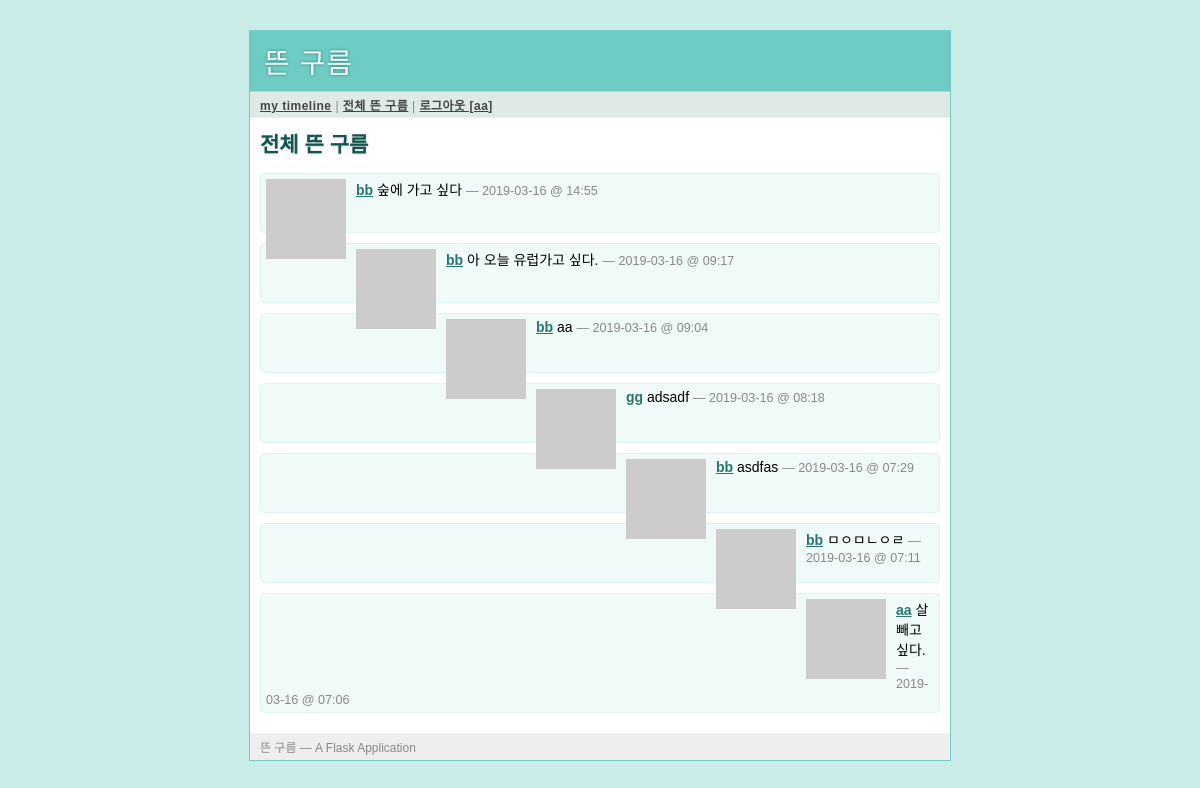
Page /public (signed in) on the committed database.
### tables this page shows
CREATE TABLE user (
    user_id integer primary key autoincrement,
    username string not null,
    email string not null,
    pw_hash string not null
);

CREATE TABLE message (
    message_id integer primary key autoincrement,
    author_id integer not null,
    text string not null,
    pub_date integer
);

### minitwit.py (the view)
@app.route('/public')
def public_timeline():
    return render_template('timeline.html', messages=query_db('''
        select message.*, user.*
          from message, user
         where message.author_id = user.user_id
         order by message.pub_date desc limit ?''', [PER_PAGE]))

### minitwit.py (called while the page is built)
def connect_db():
    return sqlite3.connect(app.config['DATABASE'])

def query_db(query, args=(), one=False):
    cur = g.db.execute(query, args)
    rv = [dict((cur.description[idx][0], value)
                for idx, value in enumerate(row)) for row in cur.fetchall()]
    return (rv[0] if rv else None) if one else rv

def format_datetime(timestamp):
    return datetime.utcfromtimestamp(timestamp).strftime('%Y-%m-%d @ %H:%M')

def gravatar_url(email, size=80):
    return 'http://www.gravatar.com/avatar/%s?d=identicon&s=%d' % \
        (md5(email.strip().lower().encode('utf-8')).hexdigest(), size)

@app.before_request
def before_request():
    g.db = connect_db() # DB 연결.
    g.user = None
    if 'user_id' in session:
        g.user = query_db('select * from user where user_id = ?',
                            [session['user_id']], one=True)

@app.teardown_request
def teardown_request(exception):
    if hasattr(g, 'db'):
        g.db.close()

### templates/timeline.html (shortened to what this page needs)
{%extends "layout.html" %}
{% block title %}
{% if request.endpoint == 'public_timeline' %}
    전체 뜬 구름
{% elif request.endpoint == 'user_timeline' %}
    {{ profile_user.username }}님의 뜬 구름
{% else %}
    My Timeline
{% endif %}
{% endblock %}
{% block body %}
<h2>{{ self.title() }}</h2>
    <ul class=messages>
        {% for message in messages %}
        <li>
            <img src="{{ message.email|gravatar(size=48)}}">
            <p>
                <strong><a href="{{ url_for('user_timeline', username=message.username) }}">
                            {{ message.username }}</a></strong>
                {{ message.text }}
                <small>&mdash; {{ message.pub_date|datetimeformat }}</small>
                {% else %}
            </p>
        </li>
        <li>
            <em>당신의 뜬 구름이 없습니다.</em>
        {% endfor %}
        </li>
    </ul>
{% endblock %}

### templates/layout.html (shortened to what this page needs)
<!DOCTYPE html>
<link rel=stylesheet type="text/css" href="{{ url_for('static', filename='style.css') }}">
<div class=page>
    <h1>뜬 구름</h1>
    <div class=navigation>
        {% if g.user %}
            <a href="{{ url_for('timeline') }}">my timeline</a> |
            <a href="{{ url_for('public_timeline') }}">전체 뜬 구름</a> |
            <a href="{{ url_for('logout') }}">로그아웃 [{{ g.user.username }}]</a>
        {% else %}
            <a href="{{ url_for('public_timeline') }}">public_timeline</a> |
            <a href="{{ url_for('register') }}">회원 가입</a> |
            <a href="{{ url_for('login') }}">로그인</a>
        {% endif %}
    </div>
    <div class=body>
        {% block body %}{% endblock %}
    </div>
    <div class=footer>
        뜬 구름 &mdash; A Flask Application
    </div>
</div>

### static/style.css (style rules this page uses)
a { color: #26776F; }
div.page { background: white; border: 1px solid #6ECCC4; width: 700px; margin: 30px auto; }
div.page h1 { background: #6ECCC4; margin: 0; padding: 10px 14px; color: white; letter-spacing: 1px; text-shadow: 0 0 3px #24776F; font-weight: normal; }
div.page div.navigation { background: #DEE9E8; padding: 4px 10px; border-top: 1px solid #ccc; border-bottom: 1px solid #eee; color: #888; font-size: 12px; letter-spacing: 0.5px; }
div.page div.navigation a { color: #444; font-weight: bold; }
div.page h2 { margin: 0 0 15px 0; color: #105751; text-shadow: 0 1px 2px #ccc; }
div.page div.body { padding: 10px; }
div.page div.footer { background: #eee; color: #888; padding: 5px 10px; font-size: 12px; }
div.page ul.messages { list-style: none; margin: 0; padding: 0; }
div.page ul.messages li { margin: 10px 0; padding: 5px; background: #F0FAF9; border: 1px solid #DBF3F1; -moz-border-radius: 5px; -webkit-border-radius: 5px; min-height: 48px; }
div.page ul.messages p { margin: 0; }
div.page ul.messages li img { float: left; padding: 0 10px 0 0; }
div.page ul.messages li small { font-size: 0.9em; color: #888; }

### rows in the picture
user: user.username "aa"
message: username "bb", text "숲에 가고 싶다", pub_date "2019-03-16 @ 14:55"
message: username "bb", text "아 오늘 유럽가고 싶다.", pub_date "2019-03-16 @ 09:17"
message: username "bb", text "aa", pub_date "2019-03-16 @ 09:04"
message: username "gg", text "adsadf", pub_date "2019-03-16 @ 08:18"
message: username "bb", text "asdfas", pub_date "2019-03-16 @ 07:29"
message: username "bb", text "ㅁㅇㅁㄴㅇㄹ", pub_date "2019-03-16 @ 07:11"
message: username "aa", text "살 빼고 싶다.", pub_date "2019-03-16 @ 07:06"
